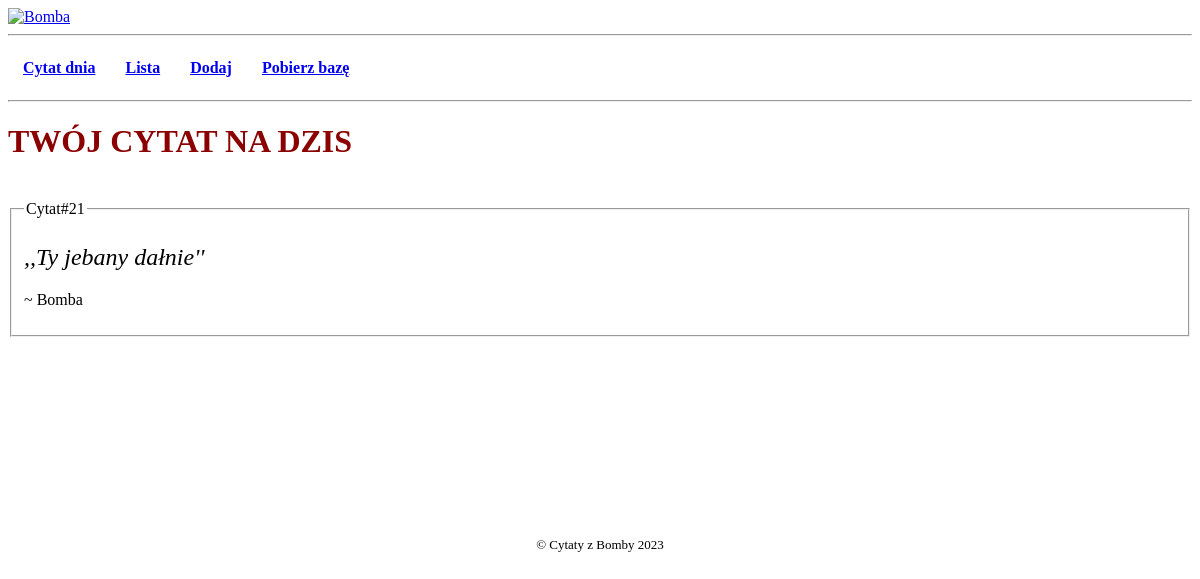
The page / on the database its author committed.
### tables this page shows
CREATE TABLE 'cytaty' ('id' INTEGER PRIMARY KEY AUTOINCREMENT NOT NULL, 'cytat' TEXT, 'autor' TEXT);

### src/class/App.php (called while the page is built, shortened)
<?php
class App
{
    private $dbquery;
    private $FETCH_ID_ARRAY;
    public function __construct()
    {
        $this->dbquery = new DataBaseQuery();
        $this->FETCH_ID_ARRAY = $this->dbquery->IdFetchArray();
    }
    public function PageHome(){
        HtmlTemplate::PrimaryHeader("TWÓJ CYTAT NA DZIS");
        $random = DataController::randomNumerFromArray($this->FETCH_ID_ARRAY);
        Views::DisplayCytat(
            $this->dbquery->SelectCytatById($random)
        );
    }
}
?>

### index.php (called while the page is built, shortened)
<?php
$Page = new PageController();
$Page->include_html("__head");
$Page->include_html("__nav");
$Page->Start();
?>

### src/class/Views.php (called while the page is built, shortened)
<?php
class Views
{
    public static  function DisplayCytat($result)
    {
        $row = $result->fetchArray();
        HtmlTemplate::Cytat($row);
    }
}

### src/class/Database.php (called while the page is built, shortened)
<?php
class Database
{
    private $db;
    public function connect() {
        $this->db = new \SQLite3(DATABASE);
    }
    public function query($sql) {
        $result = $this->db->query($sql);
        return $result;
    }
}

### src/class/DatabaseQuery.php (called while the page is built, shortened)
<?php
class DatabaseQuery
{
    private $db;
    public function __construct()
    {
        $this->db = new Database();
    }
    public function SelectCytatById($id): object
    {
        $sql = <<<SQL
        SELECT * FROM "cytaty" WHERE id="$id"
        SQL;
        return  $this->db->query($sql);
    }
}

### src/class/HtmlTemplate.php (the view, shortened to what this page needs)
<?php
class HtmlTemplate
{
    public static function PrimaryHeader($desc)
    {
        echo <<<HTML
        <h1>$desc</h1>
        HTML;
    }
    public static function Cytat($row)
    {
        echo <<<HTML
        <div class="cytat_bomba" id="{$row['id']}">
            <fieldset>
                <legend>Cytat#{$row["id"]}</legend>
                <h2>,,{$row["cytat"]}''</h2>
                <p>~ {$row["autor"]}</p>
            </fieldset>
        </div>
        HTML;
    }
}

### rows shown on the page
cytaty: id "21", cytat "Ty jebany dałnie", autor "Bomba"

### other values the page prints
$desc "TWÓJ CYTAT NA DZIS"
